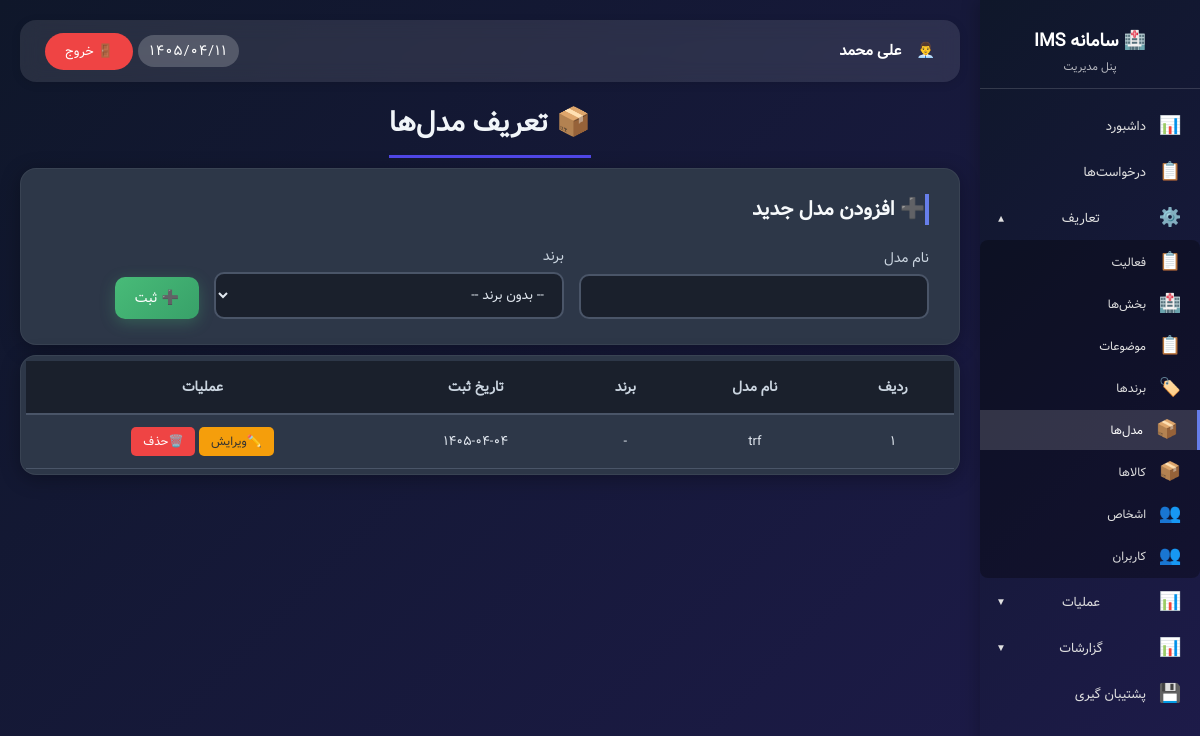
The page /admin_models.php (signed in) on the database as committed earlier.
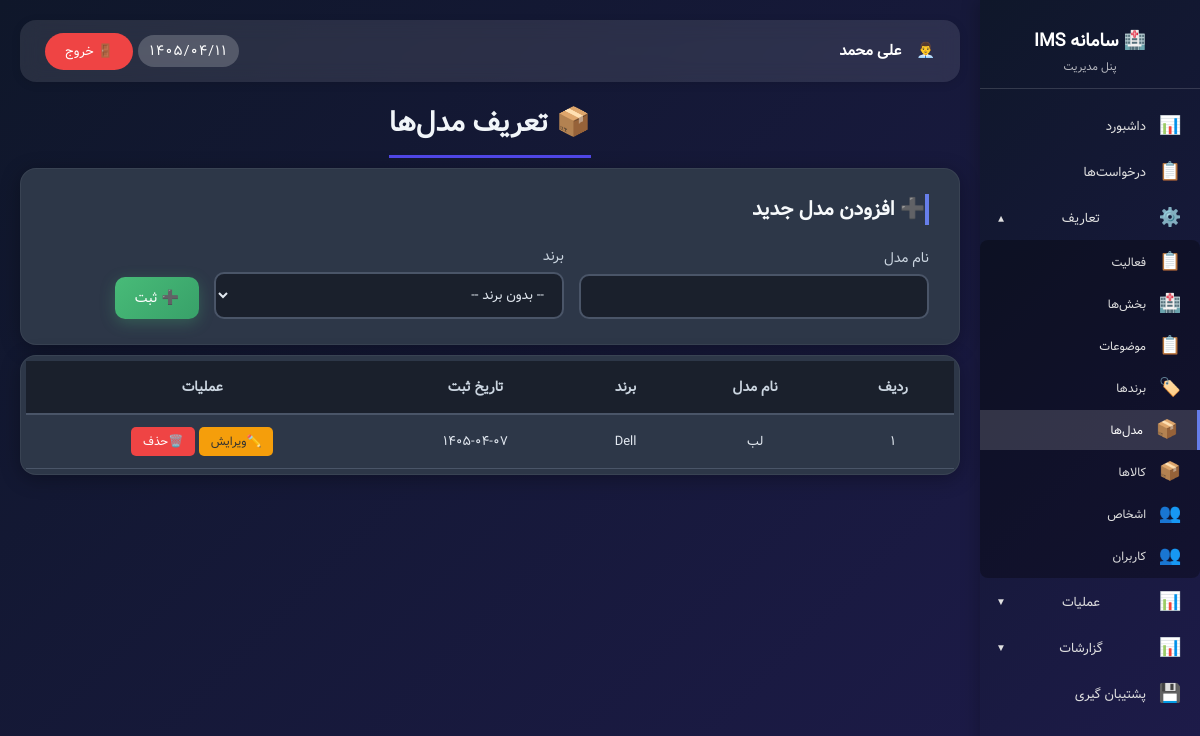
The same page on the database as committed later.
### tables this page shows
CREATE TABLE `models` (
  `id` int NOT NULL AUTO_INCREMENT,
  `name` varchar(255) NOT NULL,
  `brand_id` int DEFAULT NULL,
  `created_at` date DEFAULT NULL,
  PRIMARY KEY (`id`),
  KEY `fk_models_brand` (`brand_id`)
);

CREATE TABLE `brands` (
  `id` int NOT NULL AUTO_INCREMENT,
  `name` varchar(100) NOT NULL,
  `created_at` varchar(50) DEFAULT NULL,
  PRIMARY KEY (`id`)
);

### functions.php (called while the page is built, shortened)
<?php
function hasPermission($permission_key) {
    if (isset($_SESSION['user_id']) && $_SESSION['user_id'] == 1) {
        return true;
    }
    return true;
}
function canEditModels() { return hasPermission('models_edit'); }
function canDeleteModels() { return hasPermission('models_delete'); }
?>

### assets/jdf.php (called while the page is built, shortened)
<?php
function fa_number($number) {
    $persian = ['۰', '۱', '۲', '۳', '۴', '۵', '۶', '۷', '۸', '۹'];
    $english = ['0', '1', '2', '3', '4', '5', '6', '7', '8', '9'];
    return str_replace($english, $persian, $number);
}
?>

### admin_models.php (the view, shortened to what the changed rows need)
<?php
require_once 'config/config.php';
require_once 'assets/jdf.php';
require_once 'functions.php';
$db = getDB();
$models = $db->query("
    SELECT m.*, b.name as brand_name
    FROM models m
    LEFT JOIN brands b ON m.brand_id = b.id
    ORDER BY b.name, m.name
")->fetchAll();
?>
<!DOCTYPE html>
<html lang="fa" dir="rtl">
<head>
</head>
<body>
<div class="admin-wrapper">
    <?php include 'sidebar.php'; ?>
    <div class="main-content">
        <div class="main-title">
            <h1>📦 تعریف مدل‌ها</h1>
        </div>
        <?php if (canEditModels()): ?>
            <div class="add-card">
                <h2>➕ افزودن مدل جدید</h2>
            </div>
        <?php endif; ?>
        <div class="models-table data-table">
            <table>
                <thead>
                <tr>
                    <th>ردیف</th>
                    <th>نام مدل</th>
                    <th>برند</th>
                    <th>تاریخ ثبت</th>
                    <th>عملیات</th>
                </tr>
                </thead>
                <tbody>
                <?php if (empty($models)): ?>
                    <tr>
                        <td colspan="5" style="text-align: center; padding: 40px;">📦 هیچ مدلی ثبت نشده است</td>
                    </tr>
                <?php else: ?>
                    <?php $row_num = 1; foreach ($models as $model): ?>
                        <tr id="model_<?php echo $model['id']; ?>">
                            <td><?php echo fa_number($row_num); ?></td>
                            <td><?php echo htmlspecialchars($model['name']); ?></td>
                            <td><?php echo htmlspecialchars($model['brand_name'] ?? '-'); ?></td>
                            <td class="date-ltr"><?php echo fa_number(htmlspecialchars($model['created_at'])); ?></td>
                            <td class="action-buttons">
                                <?php if (canEditModels()): ?>
                                    <button class="edit-btn" onclick='openEditModal(<?php echo $model['id']; ?>)'>✏️ویرایش</button>
                                <?php endif; ?>
                                <?php if (canDeleteModels()): ?>
                                    <button class="delete-btn" onclick="confirmDelete(<?php echo $model['id']; ?>,
                                            '<?php echo htmlspecialchars($model['name']); ?>')">🗑️حذف</button>
                                <?php endif; ?>
                            </td>
                        </tr>
                        <?php $row_num++; ?>
                    <?php endforeach; ?>
                <?php endif; ?>
                </tbody>
            </table>
        </div>
    </div>
</div>
</body>
</html>

Rows that differ between the two databases and show on the page:
removed models: row_num "۱", name "trf", brand_name "-", created_at "۱۴۰۵-۰۴-۰۴"
added models: row_num "۱", name "لب", brand.name "Dell", created_at "۱۴۰۵-۰۴-۰۷"
